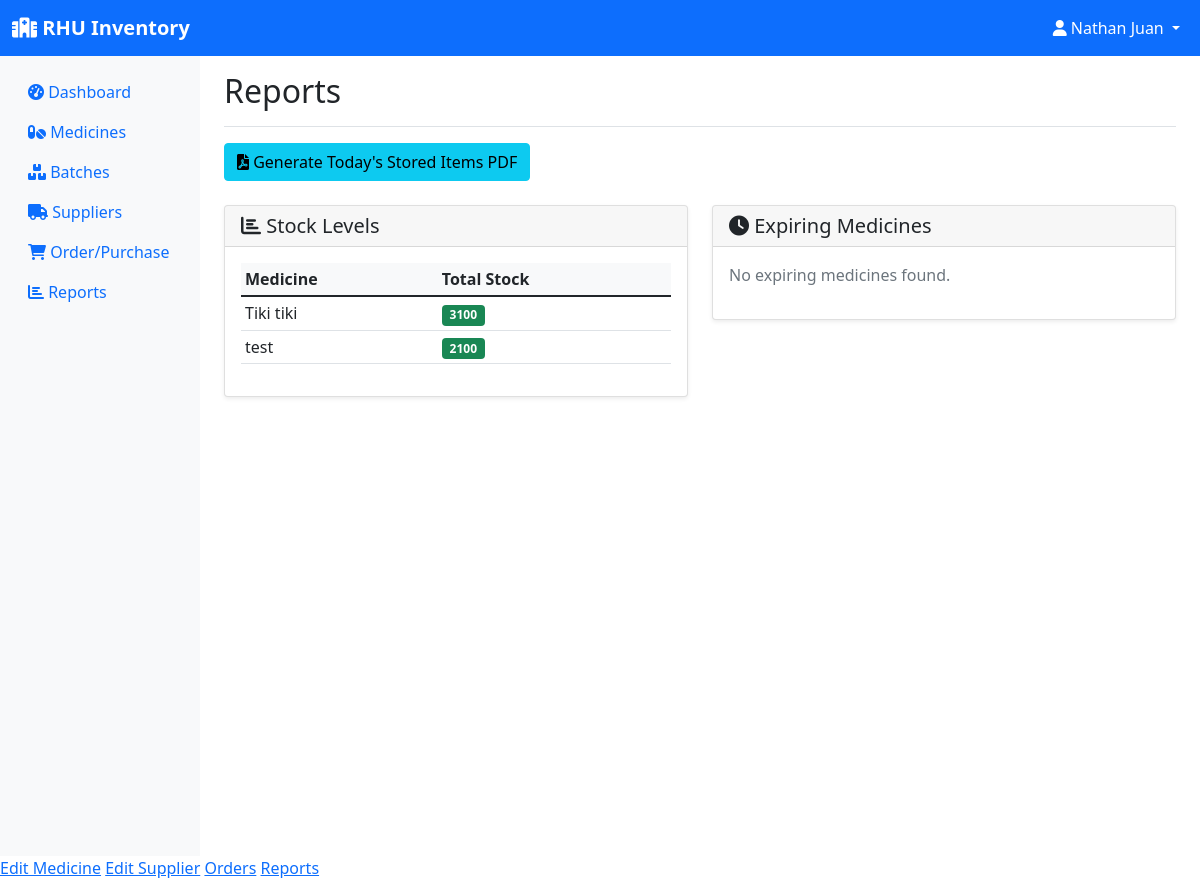
The page /reports (signed in) on the database as committed earlier.
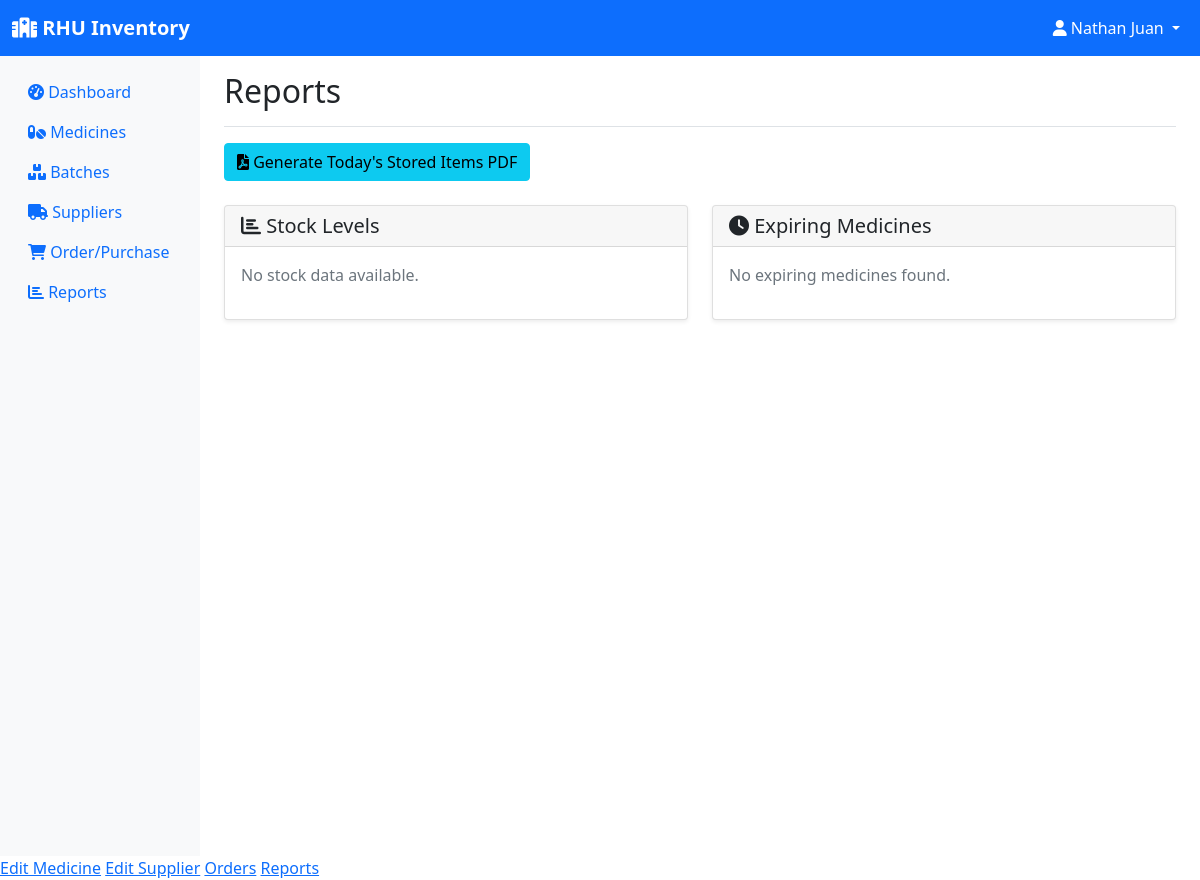
The same page on the database as committed later.
### models.py (models this page shows, shortened)
class Medicine(db.Model):
    id = db.Column(db.Integer, primary_key=True)
    name = db.Column(db.String(100), nullable=False)
    generic_name = db.Column(db.String(100))
    category = db.Column(db.String(50))
    unit = db.Column(db.String(20))  # e.g., tablets, bottles, etc.
    supplier_id = db.Column(db.Integer, db.ForeignKey('supplier.id'), nullable=False)
    created_at = db.Column(db.DateTime, default=datetime.utcnow)
    batches = db.relationship('Batch', backref='medicine', lazy=True)
    order_items = db.relationship('OrderItem', backref='medicine', lazy=True)

### app.py (the view)
@app.route('/reports')
@login_required
def reports():
    if current_user.role not in ['admin', 'sub-admin', 'employee']:
        flash('You do not have permission to access this page.', 'danger')
        return redirect(url_for('dashboard'))
    stock_report = db.session.query(
        Medicine.name,
        func.sum(Batch.quantity).label('total_quantity')
    ).join(Batch).group_by(Medicine.name).all()
    thirty_days_from_now = datetime.now().date() + timedelta(days=30)
    expiring_report = Batch.query.filter(
        Batch.expiration_date <= thirty_days_from_now
    ).all()
    return render_template('reports.html',
                         stock_report=stock_report,
                         expiring_report=expiring_report)

### app.py (called while the page is built)
@login_manager.user_loader
def load_user(user_id):
    return User.query.get(int(user_id))

### templates/reports.html (shortened to what the changed rows need)
{% extends "base.html" %}
{% block content %}
{% if current_user.is_authenticated and (current_user.role == 'admin' or current_user.role == 'sub-admin' or current_user.role == 'employee') %}
<div class="d-flex justify-content-between flex-wrap flex-md-nowrap align-items-center pt-3 pb-2 mb-3 border-bottom">
    <h1 class="h2">Reports</h1>
</div>
<div class="row">
    <div class="col-md-6 mb-4">
        <div class="card">
            <div class="card-body">
                {% if stock_report %}
                <div class="table-responsive">
                    <table class="table table-sm">
                        <thead>
                            <tr>
                                <th>Medicine</th>
                                <th>Total Stock</th>
                            </tr>
                        </thead>
                        <tbody>
                            {% for item in stock_report %}
                            <tr>
                                <td>{{ item.name }}</td>
                                <td>
                                    <span class="badge bg-{{ 'danger' if item.total_quantity <= 10 else 'success' }}">
                                        {{ item.total_quantity }}
                                    </span>
                                </td>
                            </tr>
                            {% endfor %}
                        </tbody>
                    </table>
                </div>
                {% else %}
                <p class="text-muted">No stock data available.</p>
                {% endif %}
            </div>
        </div>
    </div>
</div>
{% else %}
    <div class="alert alert-danger mt-4">You do not have permission to access this page.</div>
{% endif %}
{% endblock %}

Rows that differ between the two databases and show on the page:
removed Medicine: name "Tiki tiki", total_quantity "3100"
removed Medicine: name "test", total_quantity "2100"
Other text that changed with them:
text no longer shown: "Medicine Total Stock"
text now shown: "No stock data available."
